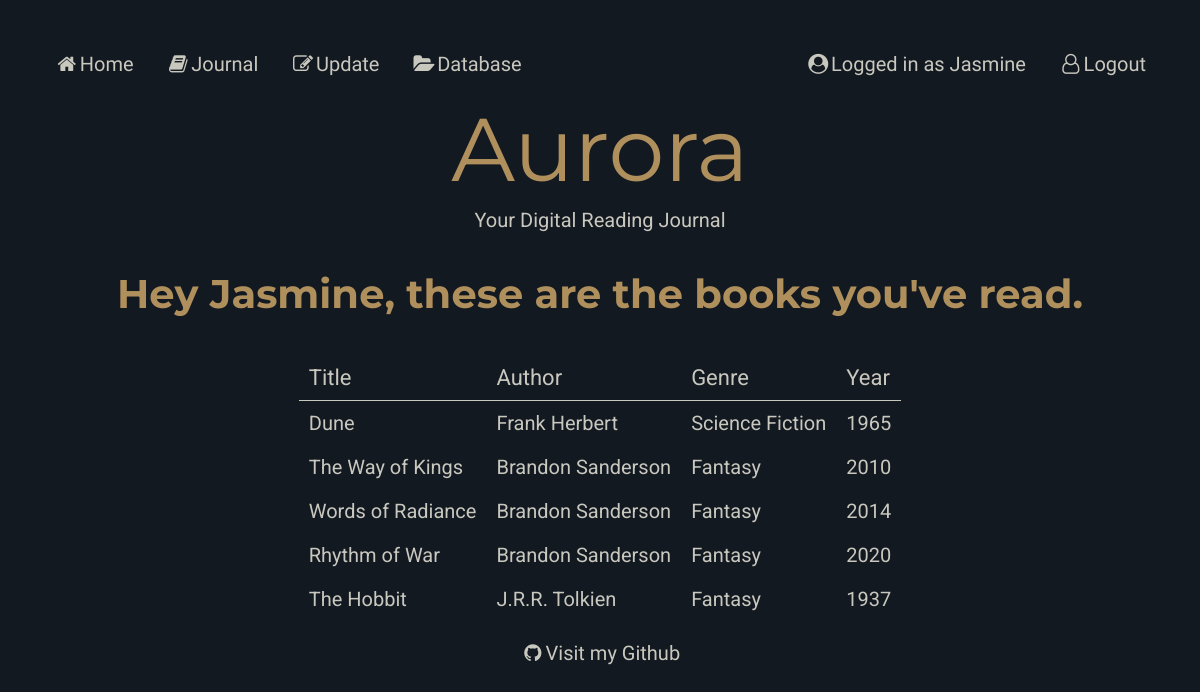
The page /journal (signed in) on the database its author committed.
### models.py (models this page shows)
class Users (db.Model):
    __tablename__ = "Users"
    userid = db.Column(db.Integer, primary_key=True)
    username = db.Column(db.String(80))
    password = db.Column(db.String(80))
    books = db.relationship("Books", secondary=BooksUsers, back_populates="users")

class Books (db.Model):
    __tablename__ = "Books"
    bookid = db.Column(db.Integer, primary_key=True)
    title = db.Column(db.String(80))
    synopsis = db.Column(db.String(80))
    year = db.Column(db.String(80))
    authors = db.relationship("Authors", secondary=BooksAuthors, back_populates="books" )
    users = db.relationship("Users", secondary=BooksUsers, back_populates="books")
    genres = db.relationship("Genres", secondary=BooksGenres, back_populates="books")

### main.py (the view)
@app.route('/journal')
def journal():
    try:
        user = models.Users.query.filter_by(userid=session['user']).first_or_404()  #  Checks the database of users for the currently logged in user
    except Exception as e:
        return redirect("404.html")
    return render_template("journal.html", user=user, userid=user, page_title="Journal")

### main.py (called while the page is built)
@app.context_processor
def add_current_user():
    if session.get('user'): #  if a user is logged in
        return dict(current_user=models.Users.query.get(session['user'])) #  current user is equal to userinfo of user session
    return dict(current_user=None) #  otherwise current user is none

### templates/journal.html
{% extends 'layout.html' %}
{% block content %}
{% if current_user %}
<h1>Hey {{current_user.username}}, these are the books you've read.</h1>
{% endif %}
<table id="journal">
        <tr>
            <th colspan = 1>Title</th>
            <th colspan = 1>Author</th>
            <th colspan = 1>Genre</th>
            <th colspan = 1>Year</th>
        </tr>
        {% for book in user.books %}
        <tr>
            <td><a href="/book/{{ book.title }}">{{ book.title }}</a></td>
            <td><a href="/author/{{book.authors|join(', ', attribute='name') }}">{{ book.authors|join(', ', attribute='name') }}</a></td>
            <td><a href="/genre/{{book.genres|join(', ', attribute='name') }}">{{ book.genres|join(', ', attribute='name') }}</a></td>
            <td>{{ book.year }} </td>
        </tr>
        {% endfor%}
    </table>
{% endblock %}

### templates/nav.html
<nav>
    <ul>
        <li><a href="/"><i class="fa fa-fw fa-home"></i>Home</a></li>
        {% if current_user %}
        <li><a href="/journal"><i class="fa fa-fw fa-book"></i>Journal</a></li>
        <li><a href="/update"><i class="fa fa-fw fa-edit"></i>Update</a></li>
        {% else %}
        <li><a href="/"><i class="fa fa-fw fa-lock"></i>Journal</a></li>
        <li><a href="/"><i class="fa fa-fw fa-lock"></i>Update</a></li>
        {% endif %}
        <li><a href="/books"><i class="fa fa-fw fa-folder-open"></i>Database</a></li>
        {% if current_user %}
        <li><a href="/logout"><i class="fa fa-fw fa-user-o"></i>Logout</a></li>
        <li><a><i class="fa fa-fw fa-user-circle"></i>Logged in as {{current_user.username}}</a></li>
        {% else %}
        <li><a href="/login"><i class="fa fa-fw fa-user"></i>Login</a></li>
        <li><a href="/signup"><i class="fa fa-fw fa-user-plus"></i>Register</a></li>
        {% endif %}
    </ul>
</nav>

### static/styles.css (style rules this page uses)
:root { --bg-color: #131921; --main-color: #af8f5c; --sub-color: #3a506c; --text-color: #c9c8bf; --button-color-green: #2E8B57; --button-color-red: #B22222; --font-aurora: "Montserrat"; --font-header: "Montserrat"; --font-body: "Roboto"; --font-nav: "Julius Sans One"; }
html { height: 100%; }
body { font-family: var(--font-body); color: var(--text-color) ; font-size: 20px; background-color: var(--bg-color); padding: 30px; text-align: center; min-height: 100%; }
h1 { font-family: var(--font-header); color: var(--main-color) ; padding: 10px; }
ul { list-style-type: none; margin: 0; padding: 0; overflow: hidden; font-family: var(--font-nav); }
li { float: left; }
li a { display: block; color: var(--text-color); text-align: center; padding: 14px 16px; text-decoration: none; }
li:nth-child(5) { float: right; }
li:last-child { float: right; }
table { border-collapse: collapse; margin: auto; text-align: left; }
th, td { text-align: left; padding: 10px; }
tr { text-align: left; }
th { font-family: var(--font-body);; font-weight: normal; font-size: 110%; color: var(--text-color); border-bottom: thin solid var(--text-color); }
a:link { color: var(--text-color); background-color: transparent; text-decoration: none; cursor: pointer; }

### rows shown on the page
Users: username "Jasmine"
Books: title "Dune", authors "Frank Herbert", genres "Science Fiction", year "1965"
Books: title "The Way of Kings", authors "Brandon Sanderson", genres "Fantasy", year "2010"
Books: title "Words of Radiance", authors "Brandon Sanderson", genres "Fantasy", year "2014"
Books: title "Rhythm of War", authors "Brandon Sanderson", genres "Fantasy", year "2020"
Books: title "The Hobbit", authors "J.R.R. Tolkien", genres "Fantasy", year "1937"
